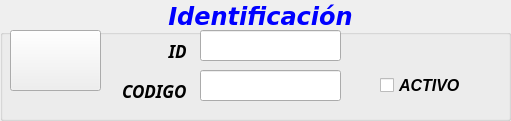
   <widget class="QGroupBox" name="groupBox">
    <property name="geometry">
     <rect>
      <x>30</x>
      <y>20</y>
      <width>511</width>
      <height>121</height>
     </rect>
    </property>
    <property name="font">
     <font>
      <family>DejaVu Sans</family>
      <pointsize>18</pointsize>
      <weight>75</weight>
      <italic>true</italic>
      <bold>true</bold>
     </font>
    </property>
    <property name="styleSheet">
     <string notr="true">color: rgb(0, 0, 255);</string>
    </property>
    <property name="title">
     <string>Identificación</string>
    </property>
    <property name="alignment">
     <set>Qt::AlignCenter</set>
    </property>
    <widget class="QLabel" name="label_12">
     <property name="geometry">
      <rect>
       <x>110</x>
       <y>40</y>
       <width>81</width>
       <height>21</height>
      </rect>
     </property>
     <property name="font">
      <font>
       <family>Javanese Text</family>
       <pointsize>13</pointsize>
       <weight>75</weight>
       <italic>true</italic>
       <bold>true</bold>
      </font>
     </property>
     <property name="styleSheet">
      <string notr="true">color: rgb(0, 0, 0);</string>
     </property>
     <property name="text">
      <string>ID </string>
     </property>
     <property name="alignment">
      <set>Qt::AlignRight|Qt::AlignTrailing|Qt::AlignVCenter</set>
     </property>
    </widget>
    <widget class="QLabel" name="label_2">
     <property name="geometry">
      <rect>
       <x>100</x>
       <y>80</y>
       <width>91</width>
       <height>21</height>
      </rect>
     </property>
     <property name="font">
      <font>
       <family>Javanese Text</family>
       <pointsize>13</pointsize>
       <weight>75</weight>
       <italic>true</italic>
       <bold>true</bold>
      </font>
     </property>
     <property name="styleSheet">
      <string notr="true">color: rgb(0, 0, 0);</string>
     </property>
     <property name="text">
      <string>CODIGO </string>
     </property>
     <property name="alignment">
      <set>Qt::AlignRight|Qt::AlignTrailing|Qt::AlignVCenter</set>
     </property>
    </widget>
    <widget class="QLineEdit" name="line_Codigo">
     <property name="geometry">
      <rect>
       <x>200</x>
       <y>70</y>
       <width>141</width>
       <height>31</height>
      </rect>
     </property>
     <property name="font">
      <font>
       <family>Calibri</family>
       <pointsize>14</pointsize>
      </font>
     </property>
     <property name="styleSheet">
      <string notr="true">color: rgb(0, 0, 0);</string>
     </property>
     <property name="text">
      <string/>
     </property>
    </widget>
    <widget class="QPushButton" name="push_Buscar">
     <property name="geometry">
      <rect>
       <x>10</x>
       <y>30</y>
       <width>91</width>
       <height>61</height>
      </rect>
     </property>
     <property name="font">
      <font>
       <family>Arial Black</family>
       <pointsize>16</pointsize>
       <italic>false</italic>
      </font>
     </property>
     <property name="styleSheet">
      <string notr="true">color: rgb(0, 0, 0);</string>
     </property>
     <property name="text">
      <string/>
     </property>
     <property name="icon">
      <iconset>
       <normalon>icon/buscarlupa.png</normalon>
      </iconset>
     </property>
     <property name="iconSize">
      <size>
       <width>60</width>
       <height>60</height>
      </size>
     </property>
    </widget>
    <widget class="QLineEdit" name="line_ID">
     <property name="geometry">
      <rect>
       <x>200</x>
       <y>30</y>
       <width>141</width>
       <height>31</height>
      </rect>
     </property>
     <property name="font">
      <font>
       <family>Calibri</family>
       <pointsize>14</pointsize>
      </font>
     </property>
     <property name="styleSheet">
      <string notr="true">color: rgb(0, 0, 0);</string>
     </property>
     <property name="text">
      <string/>
     </property>
    </widget>
    <widget class="QCheckBox" name="checkBox_Activo">
     <property name="geometry">
      <rect>
       <x>380</x>
       <y>70</y>
       <width>91</width>
       <height>31</height>
      </rect>
     </property>
     <property name="font">
      <font>
       <family>Arial</family>
       <pointsize>12</pointsize>
       <weight>75</weight>
       <italic>true</italic>
       <bold>true</bold>
      </font>
     </property>
     <property name="styleSheet">
      <string notr="true">color: rgb(0, 0, 0);
</string>
     </property>
     <property name="text">
      <string>ACTIVO</string>
     </property>
    </widget>
   </widget>
